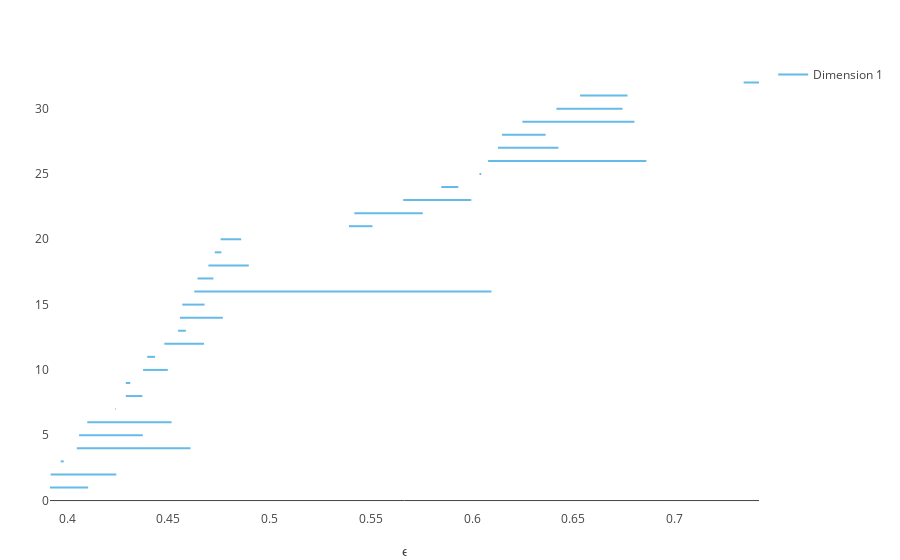

Here is the notebook cell this chart was saved with:
### Code cell
plotbarcode_pjs(C,dim=1)

### Figure 1 — Plotly figure (JSON) as saved in the notebook; plotly's stock layout.template omitted (floating-point values rounded to 4 significant figures)
{"data": [{"line": {"color": "#66BAE7", "width": 2}, "mode": "lines", "showlegend": false, "type": "scatter", "x": [0.7341, 0.7417], "y": [32, 32]}, {"line": {"color": "#66BAE7", "width": 2}, "mode": "lines", "showlegend": false, "type": "scatter", "x": [0.6533, 0.6767], "y": [31, 31]}, {"line": {"color": "#66BAE7", "width": 2}, "mode": "lines", "showlegend": false, "type": "scatter", "x": [0.6416, 0.6742], "y": [30, 30]}, {"line": {"color": "#66BAE7", "width": 2}, "mode": "lines", "showlegend": false, "type": "scatter", "x": [0.6248, 0.6801], "y": [29, 29]}, {"line": {"color": "#66BAE7", "width": 2}, "mode": "lines", "showlegend": false, "type": "scatter", "x": [0.6148, 0.6363], "y": [28, 28]}, {"line": {"color": "#66BAE7", "width": 2}, "mode": "lines", "showlegend": false, "type": "scatter", "x": [0.6128, 0.6426], "y": [27, 27]}, {"line": {"color": "#66BAE7", "width": 2}, "mode": "lines", "showlegend": false, "type": "scatter", "x": [0.6079, 0.686], "y": [26, 26]}, {"line": {"color": "#66BAE7", "width": 2}, "mode": "lines", "showlegend": false, "type": "scatter", "x": [0.6036, 0.6045], "y": [25, 25]}, {"line": {"color": "#66BAE7", "width": 2}, "mode": "lines", "showlegend": false, "type": "scatter", "x": [0.5848, 0.5932], "y": [24, 24]}, {"line": {"color": "#66BAE7", "width": 2}, "mode": "lines", "showlegend": false, "type": "scatter", "x": [0.566, 0.5996], "y": [23, 23]}, {"line": {"color": "#66BAE7", "width": 2}, "mode": "lines", "showlegend": false, "type": "scatter", "x": [0.5419, 0.5756], "y": [22, 22]}, {"line": {"color": "#66BAE7", "width": 2}, "mode": "lines", "showlegend": false, "type": "scatter", "x": [0.5392, 0.5508], "y": [21, 21]}, {"line": {"color": "#66BAE7", "width": 2}, "mode": "lines", "showlegend": false, "type": "scatter", "x": [0.4758, 0.486], "y": [20, 20]}, {"line": {"color": "#66BAE7", "width": 2}, "mode": "lines", "showlegend": false, "type": "scatter", "x": [0.4729, 0.4762], "y": [19, 19]}, {"line": {"color": "#66BAE7", "width": 2}, "mode": "lines", "showlegend": false, "type": "scatter", "x": [0.4698, 0.4897], "y": [18, 18]}, {"line": {"color": "#66BAE7", "width": 2}, "mode": "lines", "showlegend": false, "type": "scatter", "x": [0.4644, 0.4722], "y": [17, 17]}, {"line": {"color": "#66BAE7", "width": 2}, "mode": "lines", "showlegend": false, "type": "scatter", "x": [0.4628, 0.6096], "y": [16, 16]}, {"line": {"color": "#66BAE7", "width": 2}, "mode": "lines", "showlegend": false, "type": "scatter", "x": [0.4569, 0.4679], "y": [15, 15]}, {"line": {"color": "#66BAE7", "width": 2}, "mode": "lines", "showlegend": false, "type": "scatter", "x": [0.4557, 0.4769], "y": [14, 14]}, {"line": {"color": "#66BAE7", "width": 2}, "mode": "lines", "showlegend": false, "type": "scatter", "x": [0.4548, 0.4586], "y": [13, 13]}, {"line": {"color": "#66BAE7", "width": 2}, "mode": "lines", "showlegend": false, "type": "scatter", "x": [0.448, 0.4676], "y": [12, 12]}, {"line": {"color": "#66BAE7", "width": 2}, "mode": "lines", "showlegend": false, "type": "scatter", "x": [0.4396, 0.4434], "y": [11, 11]}, {"line": {"color": "#66BAE7", "width": 2}, "mode": "lines", "showlegend": false, "type": "scatter", "x": [0.4375, 0.4497], "y": [10, 10]}, {"line": {"color": "#66BAE7", "width": 2}, "mode": "lines", "showlegend": false, "type": "scatter", "x": [0.429, 0.4312], "y": [9, 9]}, {"line": {"color": "#66BAE7", "width": 2}, "mode": "lines", "showlegend": false, "type": "scatter", "x": [0.429, 0.4372], "y": [8, 8]}, {"line": {"color": "#66BAE7", "width": 2}, "mode": "lines", "showlegend": false, "type": "scatter", "x": [0.4238, 0.4241], "y": [7, 7]}, {"line": {"color": "#66BAE7", "width": 2}, "mode": "lines", "showlegend": false, "type": "scatter", "x": [0.41, 0.4516], "y": [6, 6]}, {"line": {"color": "#66BAE7", "width": 2}, "mode": "lines", "showlegend": false, "type": "scatter", "x": [0.4059, 0.4374], "y": [5, 5]}, {"line": {"color": "#66BAE7", "width": 2}, "mode": "lines", "showlegend": false, "type": "scatter", "x": [0.4048, 0.4609], "y": [4, 4]}, {"line": {"color": "#66BAE7", "width": 2}, "mode": "lines", "showlegend": false, "type": "scatter", "x": [0.3968, 0.3984], "y": [3, 3]}, {"line": {"color": "#66BAE7", "width": 2}, "mode": "lines", "showlegend": false, "type": "scatter", "x": [0.3919, 0.4243], "y": [2, 2]}, {"line": {"color": "#66BAE7", "width": 2}, "mode": "lines", "name": "Dimension 1", "type": "scatter", "x": [0.3916, 0.4104], "y": [1, 1]}], "layout": {"margin": {"b": 50, "l": 50, "r": 50, "t": 60}, "xaxis": {"rangevar": [-0.001, 0.7427], "showgrid": false, "title": "ϵ", "zeroline": false}, "yaxis": {"rangevar": [0, 32.1], "showgrid": false, "ticks": false}}}
